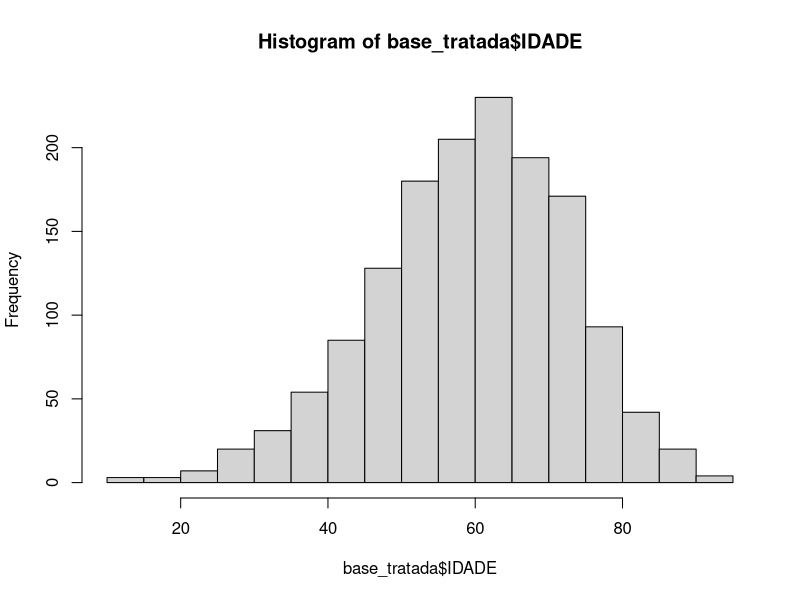
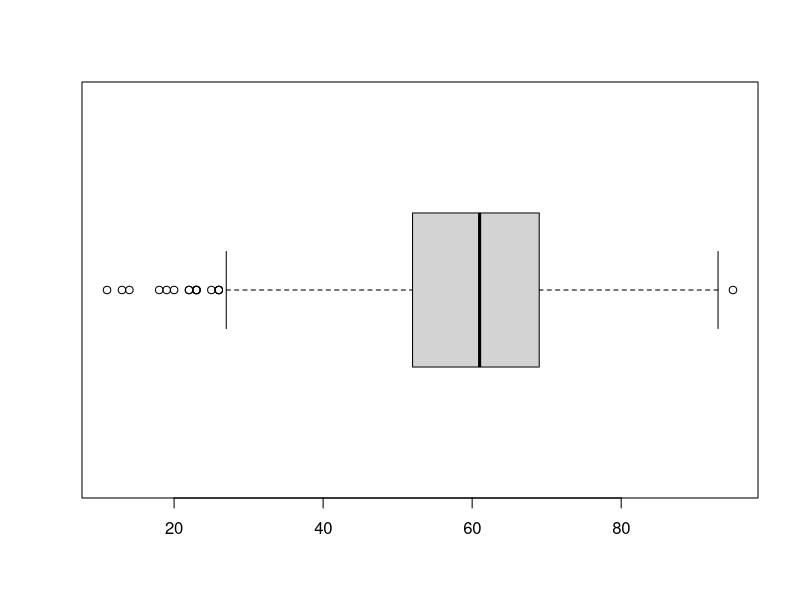
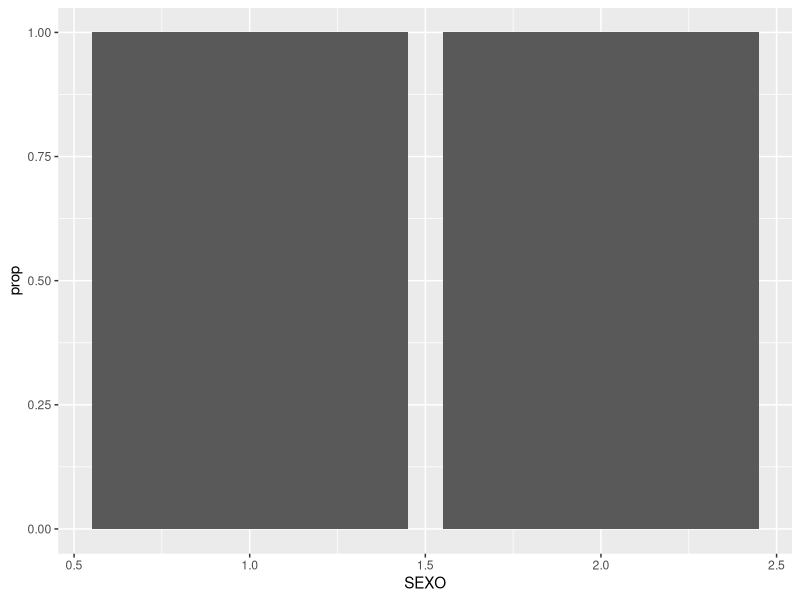

R code for these plots, in order:
# Análises Descritivas 
# Vitória Sesana


# pacotes -----------------------------------------------------------------

library(dplyr) # manipulação
library(ggplot2) # gráficos
library(lubridate) # variáveis temporais

# leitura e tratamento ----------------------------------------------------

base <- read.csv("bases/dados_intestino.csv")

base_tratada <- base %>% 
  mutate(
    # calculo do tempo observado em meses
    DATA_ULTIMA_INFO = as_date(DATA_ULTIMA_INFO),
    data_diag = as_date(data_diag),
    tempo_total = interval(ymd(data_diag),ymd(DATA_ULTIMA_INFO)),
    tempo_total = as.period(tempo_total, unit = "months"),
    tempo_meses = month(tempo_total),
    
    # criação das variáveis indicadoras de evento e 
    
    id_evento = case_when(
      ULTINFO == 3 | ULTINFO == 4 ~ 1,
      .default = 0
    ), 
    id_censura = case_when(
      ULTINFO == 1 | ULTINFO == 2 ~ 1,
     .default = 0
    ), 
  )

# descritiva --------------------------------------------------------------

# IDADE
hist(base_tratada$IDADE) # boxplot talvez
boxplot(base_tratada$IDADE, horizontal = TRUE)


# SEXO
base_tratada %>% 
  group_by(SEXO) %>% 
  summarise(qntd = n()) %>% 
  mutate(prop = qntd/sum(qntd)) %>% 
  ggplot(aes(SEXO, prop)) +
  geom_col(position = "fill")

# ESCOLARIDADE
base_tratada %>% 
  group_by(ESCOLARI) %>% 
  summarise(qntd = n()) %>% 
  mutate(prop = qntd/sum(qntd))

# CATEATED
base_tratada %>% 
  group_by(CATEATEND) %>% 
  summarise(qntd = n()) %>% 
  mutate(prop = qntd/sum(qntd))

# ECGRUP
base_tratada %>% 
  group_by(ECGRUP) %>% 
  summarise(qntd = n()) %>% 
  mutate(prop = qntd/sum(qntd))
